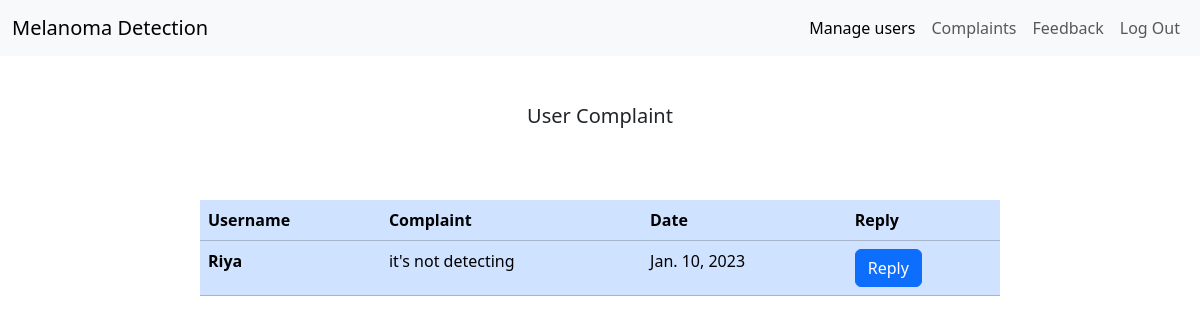
Page /complaints on the earlier database version.
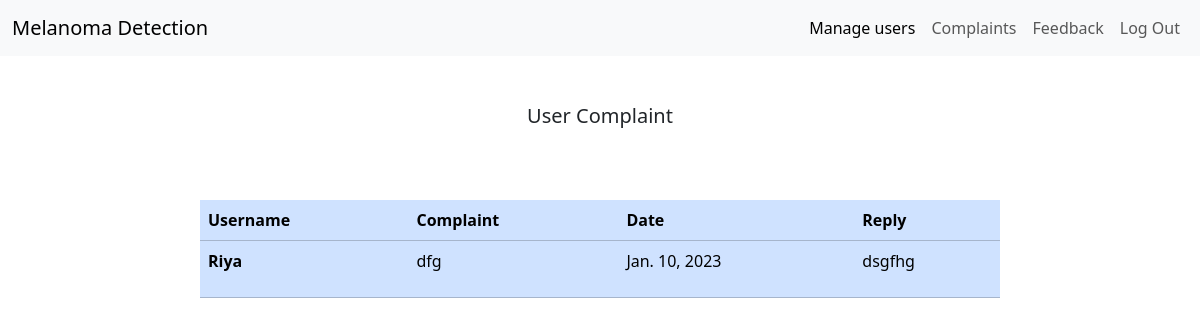
Same page on the later database version.
### skinapp/models.py (models this page shows)
class Complaints (models.Model):
     USER = models.ForeignKey(UserTable, on_delete=models.CASCADE, null=True, blank=True)
     complaints = models.CharField(max_length=100,null=True,blank=True)
     date = models.DateField(null=True,blank=True)
     Reply = models.CharField(max_length=100,null=True,blank=True)

class UserTable (models.Model):
    loginid = models.ForeignKey(LoginTable, on_delete=models.CASCADE, null=True, blank=True)
    name = models.CharField(max_length=100,null=True,blank=True)
    date_of_birth = models.DateField(null=True,blank=True)
    age = models.IntegerField(null=True,blank=True)
    gender = models.CharField(max_length=100,null=True,blank=True)
    blood_group = models.CharField(max_length=100,null=True,blank=True)
    skintype = models.CharField(max_length=100,null=True,blank=True)
    email = models.CharField(max_length=100,null=True,blank=True)
    phone_no = models.CharField(max_length=100,null=True,blank=True)
    district = models.CharField(max_length=100,null=True,blank=True)
    previous_history = models.CharField(max_length=100,null=True,blank=True)

### skinapp/views.py (the view, shortened to what this page needs)
# urls.py: path('complaints', ComplaintsView.as_view() , name='complaints'),
class ComplaintsView(View):
    def get(self, request):
        obj = Complaints.objects.all()
        return render(request, 'administrator/complaints.html', {'obj': obj})

### templates/administrator/complaints.html (shortened to what this page needs)
<!DOCTYPE html>
<html lang="en">
<head>
    <link href="https://cdn.jsdelivr.net/npm/bootstrap@5.3.3/dist/css/bootstrap.min.css" rel="stylesheet">
</head>
<body>
    <nav class="navbar navbar-expand-lg bg-body-tertiary">
        <div class="container-fluid">
            <a class="navbar-brand" href="Home">Melanoma Detection</a>
            <div class="collapse navbar-collapse" id="navbarSupportedContent">
                <ul class="navbar-nav ms-auto mb-2 mb-lg-0">
                    <li class="nav-item"><a class="nav-link active" aria-current="page" href="manage_user">Manage users</a></li>
                    <li class="nav-item"><a class="nav-link" href="complaints">Complaints</a></li>
                    <li class="nav-item"><a class="nav-link" href="feedback">Feedback</a></li>
                    <li class="nav-item"><a class="nav-link" href="Logout">Log Out</a></li>
                </ul>
            </div>
        </div>
    </nav>
    <div class="container d-flex justify-content-center mt-5">
        <h5 class="mb-4">User Complaint</h5>
    </div>
    <div class="container-fluid mt-5 d-flex justify-content-center">
      <table class="table table-primary" style="width: 800px;">
          <thead>
              <tr>
                  <th scope="col">Username</th>
                  <th scope="col">Complaint</th>
                  <th scope="col">Date</th>
                  <th scope="col">Reply</th>
              </tr>
          </thead>
          <tbody>
              {% for i in obj %}
              <tr>
                  <th scope="row">{{ i.USER.name }}</th>
                  <td>{{ i.complaints }}</td>
                  <td>{{ i.date }}</td>
                  <td>
                       {% if i.Reply == "pending" %}
                      <button type="button" class="btn btn-primary" data-id="{{ i.id }}" onclick="openModel(event)">Reply</button>
                      {% else %}
                      <p>{{i.Reply}}</p>
                      {% endif %}
                  </td>
              </tr>
              {% endfor %}
          </tbody>
      </table>
  </div>
  </body>
</html>

Differences in the rows shown:
changed Complaints "Riya": complaints "it's not detecting" → "dfg"; Reply (not shown) → "dsgfhg"; no longer shows "Reply"
